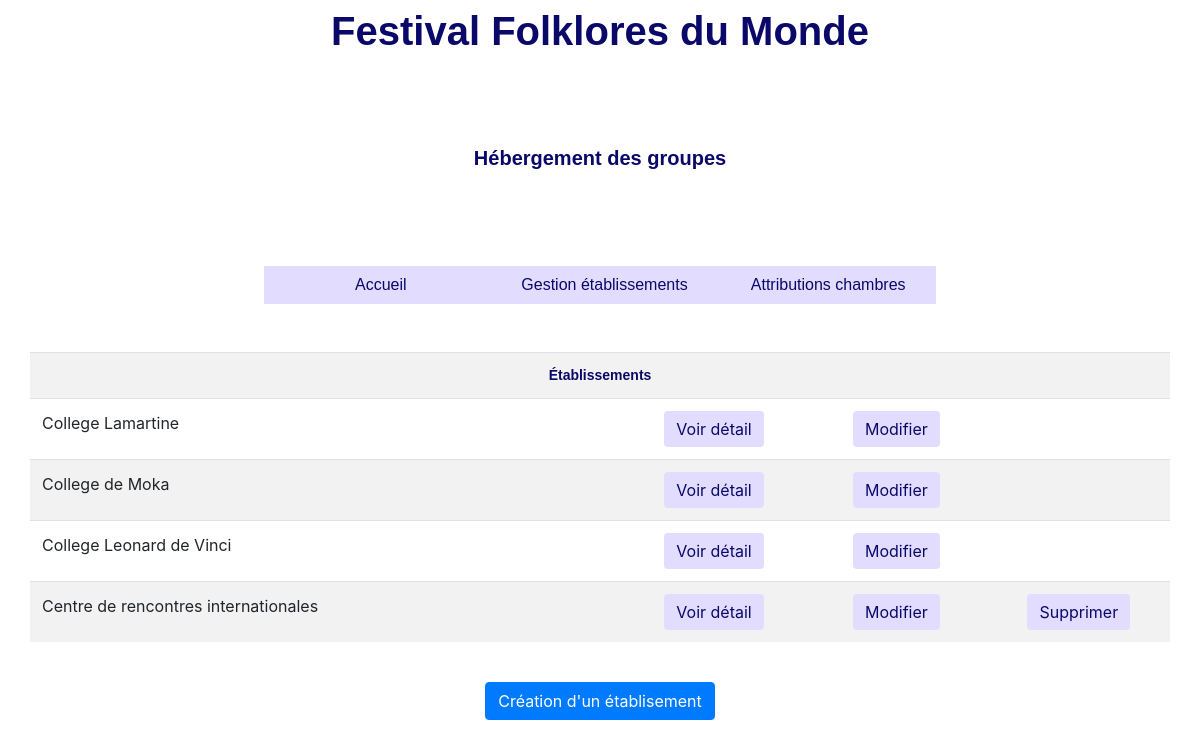
The app's page /listeEtablissements.php with its own data.
### tables this page shows
create table Etablissement 
(
id char(8) not null, 
nom varchar(45) not null,
adresseRue varchar(45) not null, 
codePostal char(5) not null, 
ville varchar(35) not null,
tel varchar(13) not null,
adresseElectronique varchar(70),
type tinyint not null,
civiliteResponsable varchar(12) not null,
nomResponsable varchar(25) not null,
prenomResponsable varchar(25),
nombreChambresOffertes integer,
infoP varchar(200),
constraint pk_Etablissement primary key(id)
);

### _gestionBase.inc.php (called while the page is built, shortened)
<?php
function obtenirReqEtablissements()
{
   $req="select id, nom from Etablissement order by id";
   return $req;
}
function existeAttributionsEtab($connexion, $id)
{
   $req="select * From Attribution where idEtab='$id'";
   $rsAttrib=$connexion->query($req);
   return $rsAttrib->fetch(PDO::FETCH_ASSOC);
}
?>

### listeEtablissements.php (the view, shortened to what this page needs)
<!DOCTYPE html>
<html lang="fr">
<head>
<link href=css/cssGeneral.css rel="stylesheet" type="text/css">
<link rel="stylesheet" type="text/css" href="bootstrap4/bootstrap.min.css">
<link rel="stylesheet" href="https://stackpath.bootstrapcdn.com/bootstrap/4.3.1/css/bootstrap.min.css">
</head>
<body>
   <div class="basePage">
      <table id="table_basePage">
         <tr>
            <td class="titre">Festival Folklores du Monde<br><br>
            <span class="texteNiveau2">Hébergement des groupes</span><br><br>
            </td>
         </tr>
      </table>
   </div>
   <br>
      <?php include 'header.php';?>
<br><br>
</body>
</html>
<?php
include("_gestionBase.inc.php");
$connexion=connect();
echo "
<table width='70%' cellspacing='0' cellpadding='0' align='center'
class='container table table-striped'>
   <tr class='enTeteTabQuad'>
      <td colspan='4'>Établissements</td>
   </tr>";
   $req=obtenirReqEtablissements();
   $rsEtab=$connexion->query($req);
   $lgEtab=$rsEtab->fetch(PDO::FETCH_ASSOC);
   while ($lgEtab!=FALSE)
   {
      $id=$lgEtab['id'];
      $nom=$lgEtab['nom'];
      echo "
		<tr>
         <td width='52%'>$nom</td>
         <td width='16%' align='center'>
         <a class='btn btn-primary' style='background-color: #e2ddff; color:#0a0869; border:none;' href='detailEtablissement.php?id=$id'>
         Voir détail</a></td>
         <td width='16%' align='center'>
         <a class='btn btn-primary' style='background-color: #e2ddff; color:#0a0869; border:none;' href='modificationEtablissement.php?action=demanderModifEtab&amp;id=$id'>
         Modifier</a></td>";
			if (!existeAttributionsEtab($connexion, $id))
			{
            echo "
            <td width='16%' align='center'>
            <a class='btn btn-primary' style='background-color: #e2ddff; color:#0a0869; border:none;'  href='suppressionEtablissement.php?action=demanderSupprEtab&amp;id=$id'>
            Supprimer</a></td>";
         }
         else
         {
            echo "
            <td width='16%'>&nbsp; </td>";
			}
			echo "
      </tr>";
      $lgEtab=$rsEtab->fetch(PDO::FETCH_ASSOC);
   }
      echo "
   <table align='center' cellspacing='0' cellpadding='0'>
      <tr>
        <br>
        <td><a href='creationEtablissement.php?action=demanderCreEtab' class='btn btn-primary'>Création d'un établisement</a>
         </td>
      </tr>
   </table>";
?>

### css/cssGeneral.css (style rules this page uses)
a { text-decoration: none; }
.basePage { font-family: 'Montserrat', sans-serif; font-size: 15px; font-weight: 600; }
#table_basePage { width:100%; padding:0; border-spacing:0; }
.titre { color:#0a0869; font-family: 'Montserrat', sans-serif; font-size: 40px; font-weight: 600; text-align:center; }
.texteNiveau2 { font-family: 'Montserrat', sans-serif; font-size: 20px; font-weight: 600; color: #0a0869 ; }
tr.enTeteTabQuad { background-color: #8c7ca3; height:21px; text-align:center; font-family: 'Montserrat', sans-serif; font-size: 14px; font-weight: 600; color: #0a0869; }

### records on screen
etablissement: nom "College Lamartine"
etablissement: nom "College de Moka"
etablissement: nom "College Leonard de Vinci"
etablissement: nom "Centre de rencontres internationales"
